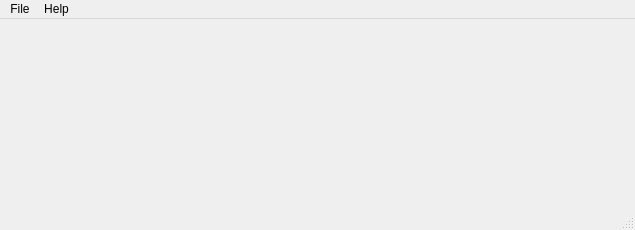
<?xml version="1.0" encoding="UTF-8"?>
<ui version="4.0">
 <class>MainWindow</class>
 <widget class="QMainWindow" name="MainWindow">
  <property name="geometry">
   <rect>
    <x>0</x>
    <y>0</y>
    <width>635</width>
    <height>230</height>
   </rect>
  </property>
  <property name="windowTitle">
   <string>MainWindow</string>
  </property>
  <widget class="QWidget" name="centralwidget"/>
  <widget class="QMenuBar" name="menubar">
   <property name="geometry">
    <rect>
     <x>0</x>
     <y>0</y>
     <width>635</width>
     <height>20</height>
    </rect>
   </property>
   <widget class="QMenu" name="menuNew_Builder_Script">
    <property name="title">
     <string>File</string>
    </property>
    <widget class="QMenu" name="loadBuilder_menu">
     <property name="title">
      <string>Load Builder</string>
     </property>
     <addaction name="loadFromFile_menu"/>
     <addaction name="loadFromPuppet_menu"/>
    </widget>
    <widget class="QMenu" name="clearBuilder_menu">
     <property name="title">
      <string>Clear Builder</string>
     </property>
     <addaction name="clearWindow_menu"/>
     <addaction name="clearPuppet_menu"/>
    </widget>
    <addaction name="loadBuilder_menu"/>
    <addaction name="clearBuilder_menu"/>
    <addaction name="separator"/>
   </widget>
   <widget class="QMenu" name="menuHelp">
    <property name="title">
     <string>Help</string>
    </property>
    <addaction name="actionHelpOnUsage"/>
    <addaction name="separator"/>
    <addaction name="actionTipWeb"/>
    <addaction name="actionTipWiki"/>
    <addaction name="actionTipSite"/>
   </widget>
   <addaction name="menuNew_Builder_Script"/>
   <addaction name="menuHelp"/>
  </widget>
  <widget class="QStatusBar" name="statusbar"/>
  <action name="actionNewBuilder">
   <property name="text">
    <string>Clear Builder From Puppet</string>
   </property>
  </action>
  <action name="actionOpenBuilder">
   <property name="text">
    <string>Load Builder From Puppet</string>
   </property>
  </action>
  <action name="actionRefresh">
   <property name="text">
    <string>Refresh</string>
   </property>
  </action>
  <action name="actionClose">
   <property name="text">
    <string>Close</string>
   </property>
  </action>
  <action name="actionHelpOnUsage">
   <property name="text">
    <string>Help on Usage</string>
   </property>
  </action>
  <action name="actionTipWeb">
   <property name="text">
    <string>Tippett: Web</string>
   </property>
  </action>
  <action name="actionTipWiki">
   <property name="text">
    <string>Tippett: Wiki</string>
   </property>
  </action>
  <action name="actionTipSite">
   <property name="text">
    <string>Tippett: Home</string>
   </property>
  </action>
  <action name="loadFromFile_menu">
   <property name="text">
    <string>From File</string>
   </property>
  </action>
  <action name="loadFromPuppet_menu">
   <property name="text">
    <string>From Puppet</string>
   </property>
  </action>
  <action name="clearWindow_menu">
   <property name="text">
    <string>Clear Window</string>
   </property>
  </action>
  <action name="clearPuppet_menu">
   <property name="text">
    <string>Clear Puppet</string>
   </property>
  </action>
 </widget>
 <resources/>
 <connections/>
</ui>
